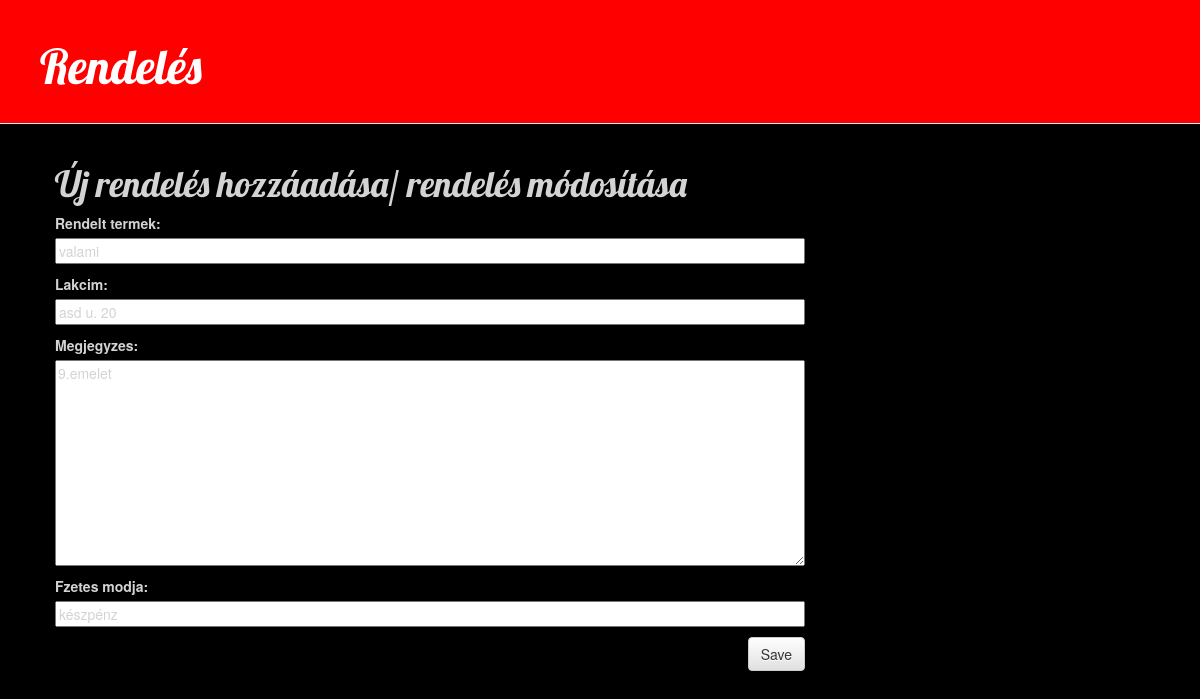
The app's page /post/1/edit/ with its own data.
### rendeles/models.py (models this page shows, shortened)
class Post(models.Model):
    author = models.ForeignKey(settings.AUTH_USER_MODEL, on_delete=models.CASCADE)
    rendelt_termek = models.CharField(max_length=150)
    lakcim = models.CharField(max_length=150)
    megjegyzes = models.TextField()
    fzetes_modja=models.CharField(max_length=50)
    created_date = models.DateTimeField(
            default=timezone.now)
    published_date = models.DateTimeField(
            blank=True, null=True)

### rendeles/views.py (the view)
# urls.py: url(r'^post/(?P<pk>[0-9]+)/edit/$', views.post_edit, name='post_edit'),
def post_edit(request, pk):
    post = get_object_or_404(Post, pk=pk)
    if request.method == "POST":
        form = PostForm(request.POST, instance=post)
        if form.is_valid():
            post = form.save(commit=False)
            post.author = request.user
            post.published_date = timezone.now()
            post.save()
            return redirect('post_detail', pk=post.pk)
    else:
        form = PostForm(instance=post)
    return render(request, 'rendeles/post_edit.html', {'form': form})

### rendeles/forms.py
class PostForm(forms.ModelForm):
    class Meta:
        model = Post
        fields = ('rendelt_termek', 'lakcim', 'megjegyzes', 'fzetes_modja')

### rendeles/templates/rendeles/post_edit.html
{% extends 'rendeles/base.html' %}
{% block content %}
    <h1>Új rendelés hozzáadása/ rendelés módosítása</h1>
    <form method="POST" class="post-form">{% csrf_token %}
        {{ form.as_p }}
        <button type="submit" class="save btn btn-default">Save</button>
    </form>
{% endblock %}

### rendeles/static/css/rendeles.css (style rules this page uses)
body { background-color:black; color:lightgrey; }
h1, h2, h3, h4 { font-family: 'Lobster', cursive; }
.save { float: right; }
.post-form textarea, .post-form input { width: 100%; }

### records on screen
Post: rendelt_termek "valami", lakcim "asd u. 20", megjegyzes "9.emelet", fzetes_modja "készpénz"
